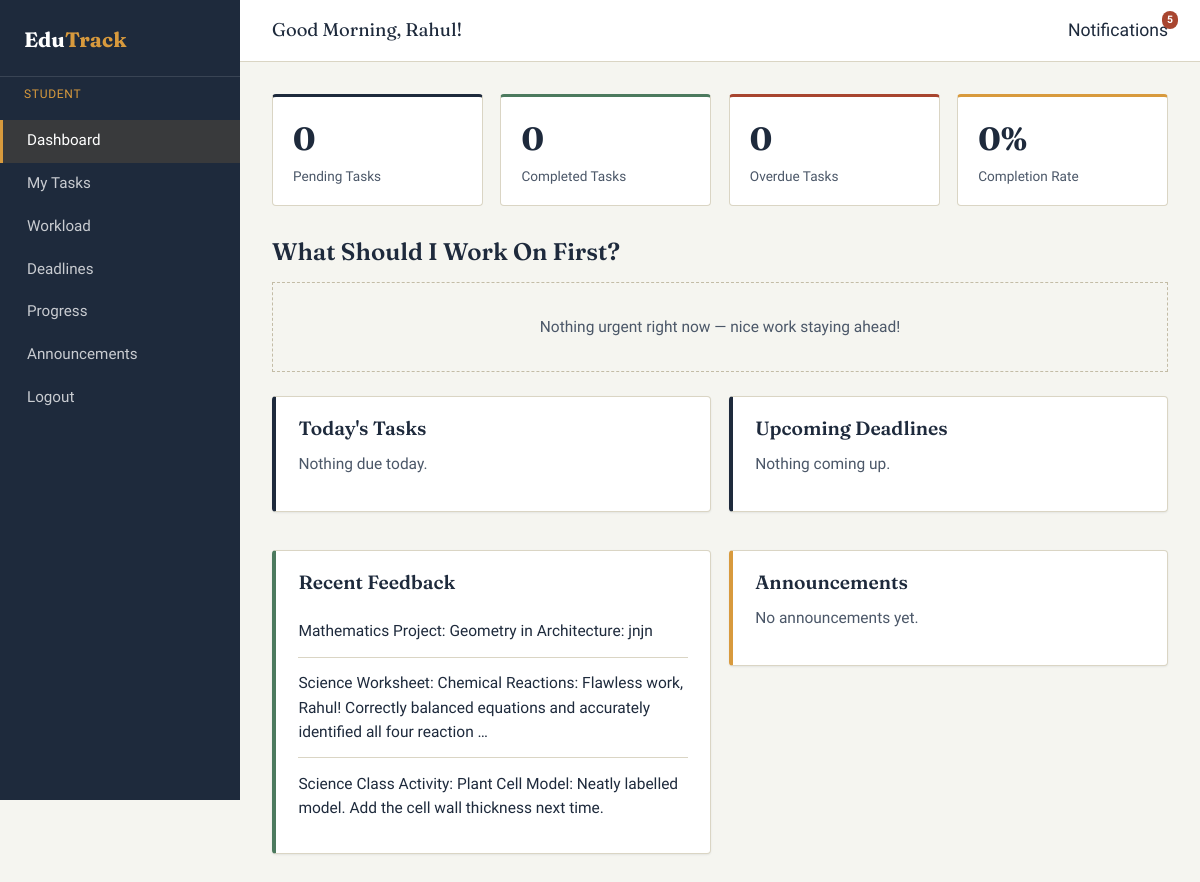
/dashboard/student/ (signed in), run on the app's committed database.
### submissions/models.py (models this page shows, shortened)
class Submission(models.Model):
    task = models.ForeignKey('tasks.Task', on_delete=models.CASCADE, related_name='submissions')
    student = models.ForeignKey('accounts.StudentProfile', on_delete=models.CASCADE, related_name='submissions')
    text_answer = models.TextField(blank=True)
    file = models.FileField(upload_to=submission_file_path, blank=True, null=True)
    image = models.ImageField(upload_to=submission_image_path, blank=True, null=True)
    status = models.CharField(max_length=20, choices=STATUS_CHOICES, default='pending')
    marks_obtained = models.PositiveIntegerField(null=True, blank=True)
    feedback = models.TextField(blank=True)
    is_resubmission_allowed = models.BooleanField(default=False)
    submission_count = models.PositiveIntegerField(default=0)
    submitted_at = models.DateTimeField(null=True, blank=True)
    reviewed_at = models.DateTimeField(null=True, blank=True)
    created_at = models.DateTimeField(auto_now_add=True)
    updated_at = models.DateTimeField(auto_now=True)
    class Meta:
        unique_together = ('task', 'student')
        ordering = ['-updated_at']

### tasks/models.py (models this page shows, shortened)
class Task(models.Model):
    title = models.CharField(max_length=200)
    description = models.TextField(blank=True)
    teacher = models.ForeignKey('accounts.TeacherProfile', on_delete=models.CASCADE, related_name='tasks')
    subject = models.ForeignKey('academics.Subject', on_delete=models.CASCADE, related_name='tasks')
    class_assigned = models.ForeignKey(
        'academics.ClassRoom', on_delete=models.SET_NULL, null=True, blank=True, related_name='tasks'
    )
    student = models.ForeignKey(
        'accounts.StudentProfile', on_delete=models.SET_NULL, null=True, blank=True, related_name='individual_tasks',
        help_text='Set this to assign the task to a single student instead of a whole class.'
    )
    task_type = models.CharField(max_length=20, choices=TASK_TYPE_CHOICES, default='homework')
    difficulty = models.CharField(max_length=10, choices=DIFFICULTY_CHOICES, default='medium')
    importance = models.CharField(max_length=10, choices=IMPORTANCE_CHOICES, default='normal')
    estimated_hours = models.DecimalField(max_digits=4, decimal_places=1, default=1.0,
                                           help_text='Estimated completion time, in hours.')
    max_marks = models.PositiveIntegerField(default=10)
    due_date = models.DateTimeField()
    attachment = models.FileField(upload_to=task_attachment_path, blank=True, null=True)
    created_at = models.DateTimeField(auto_now_add=True)
    updated_at = models.DateTimeField(auto_now=True)
    class Meta:
        ordering = ['due_date']

### dashboard/views.py (the view)
# urls.py: path('student/', views.student_dashboard, name='student_dashboard'),
@student_required
def student_dashboard(request):
    student = request.user.student_profile
    buckets = services.student_task_buckets(student)
    priority_tasks = services.smart_priority_for_student(student)
    conflicts = services.deadline_conflicts(student)
    missed = services.missed_task_warning(student)
    feedback = services.recent_feedback(student)
    from notifications.views import _announcements_for_user
    announcements = _announcements_for_user(request.user)[:5]
    return render(request, 'dashboard/student_dashboard.html', {
        **buckets,
        'priority_tasks': [(t, t.smart_priority_reason()) for t in priority_tasks],
        'conflicts': conflicts,
        'missed': missed,
        'feedback': feedback,
        'announcements': announcements,
    })

### dashboard/services.py (called while the page is built, shortened)
def get_tasks_for_student(student):
    return list(Task.objects.filter(
        Q(student=student) | Q(class_assigned__students=student)
    ).distinct().select_related('subject', 'teacher__user'))

def get_submission_map(student):
    return {s.task_id: s for s in Submission.objects.filter(student=student)}

def student_task_buckets(student):
    now = timezone.now()
    today_end = now.replace(hour=23, minute=59, second=59)
    tasks = get_tasks_for_student(student)
    sub_map = get_submission_map(student)
    pending, completed, overdue, today, upcoming = [], [], [], [], []
    upcoming.sort(key=lambda t: t.due_date)
    total = len(tasks)
    completion_rate = round((len(completed) / total) * 100, 1) if total else 0
    return {
        'all_tasks': tasks,
        'pending': pending,
        'completed': completed,
        'overdue': overdue,
        'today': today,
        'upcoming': upcoming[:5],
        'completion_rate': completion_rate,
        'sub_map': sub_map,
    }

def smart_priority_for_student(student, limit=3):
    now = timezone.now()
    sub_map = get_submission_map(student)
    tasks = get_tasks_for_student(student)
    actionable = [
        t for t in tasks
        if task_status(t, sub_map) in ('pending', 'in_progress', 'overdue')
    ]
    actionable.sort(key=lambda t: t.smart_priority_score(), reverse=True)
    return actionable[:limit]

def deadline_conflicts(student, window_hours=24):
    now = timezone.now()
    window_end = now + timedelta(hours=window_hours)
    sub_map = get_submission_map(student)
    tasks = get_tasks_for_student(student)
    clustered = [
        t for t in tasks
        if now <= t.due_date <= window_end and task_status(t, sub_map) in ('pending', 'in_progress')
    ]
    total_hours = sum(float(t.estimated_hours) for t in clustered)
    conflict = len(clustered) >= 2 and total_hours >= 3
    return {
        'conflict': conflict,
        'tasks': clustered,
        'total_hours': round(total_hours, 1),
        'window_hours': window_hours,
    }

def missed_task_warning(student, lookback_days=14, threshold=3):
    now = timezone.now()
    lookback_start = now - timedelta(days=lookback_days)
    sub_map = get_submission_map(student)
    tasks = get_tasks_for_student(student)
    missed = [
        t for t in tasks
        if t.due_date >= lookback_start and t.due_date <= now and task_status(t, sub_map) == 'overdue'
    ]
    return {'count': len(missed), 'tasks': missed, 'warn': len(missed) >= threshold}

### dashboard/templates/dashboard/student_dashboard.html (shortened to what this page needs)
{% extends "base.html" %}
{% block topbar_title %}Good Morning, {{ user.first_name|default:user.username }}!{% endblock %}
{% block content %}
<div class="grid grid-cols-4">
  <div class="stat-card accent-ink"><span class="value">{{ pending|length }}</span><span class="label">Pending Tasks</span></div>
  <div class="stat-card accent-sage"><span class="value">{{ completed|length }}</span><span class="label">Completed Tasks</span></div>
  <div class="stat-card accent-brick"><span class="value">{{ overdue|length }}</span><span class="label">Overdue Tasks</span></div>
  <div class="stat-card accent-marigold"><span class="value">{{ completion_rate }}%</span><span class="label">Completion Rate</span></div>
</div>
<div class="section-title"><h2>What Should I Work On First?</h2></div>
{% for t, reason in priority_tasks %}
  <div class="card priority-card priority-{{ t.smart_priority_label|lower }}">
    <div class="flex-between">
      <strong><a href="{% url 'tasks:student_task_detail' t.pk %}">{{ t.title }}</a></strong>
      <span class="badge badge-{{ t.smart_priority_label|lower }}">{{ t.smart_priority_label }}</span>
    </div>
    <p class="reason">{{ reason }}</p>
  </div>
{% empty %}
  <div class="empty-state">Nothing urgent right now — nice work staying ahead!</div>
{% endfor %}
<div class="grid grid-cols-2" style="align-items:start; margin-top:1.5rem;">
  <div class="card">
    <h3>Today's Tasks</h3>
    {% for t in today %}
      <div class="task-row"><span>{{ t.title }}</span><span class="task-meta">{{ t.due_date|date:"H:i" }}</span></div>
    {% empty %}<p class="muted">Nothing due today.</p>{% endfor %}
  </div>
  <div class="card">
    <h3>Upcoming Deadlines</h3>
    {% for t in upcoming %}
      <div class="task-row"><span>{{ t.title }}</span><span class="task-meta">{{ t.due_date|date:"d M" }}</span></div>
    {% empty %}<p class="muted">Nothing coming up.</p>{% endfor %}
  </div>
  <div class="card card--sage">
    <h3>Recent Feedback</h3>
    {% for f in feedback %}
      <div class="task-row"><span>{{ f.task.title }}: {{ f.feedback|truncatewords:12 }}</span></div>
    {% empty %}<p class="muted">No feedback yet.</p>{% endfor %}
  </div>
  <div class="card card--accent">
    <h3>Announcements</h3>
    {% for a in announcements %}
      <div class="task-row"><span>{{ a.title }}</span><span class="task-meta">{{ a.created_at|date:"d M" }}</span></div>
    {% empty %}<p class="muted">No announcements yet.</p>{% endfor %}
  </div>
</div>
{% endblock %}

### static/css/style.css (style rules this page uses)
:root { --ink: #1E2A3C; --ink-soft: #4B5768; --paper: #F5F5F0; --paper-raised: #FFFFFF; --rule: #DAD5C4; --rule-strong: #C3BCA6; --marigold: #D89A3D; --marigold-deep: #B87C24; --sage: #4C7A5E; --sage-deep: #386047; --brick: #A8452F; --brick-deep: #8A3623; --radius-sm: 4px; --radius-md: 6px; --shadow-card: 0 1px 2px rgba(30, 42, 60, 0.08); --font-display: 'Fraunces', Georgia, serif; --font-body: 'Work Sans', -apple-system, BlinkMacSystemFont, 'Segoe UI', sans-serif; }
* { box-sizing: border-box; }
html, body { margin: 0; padding: 0; }
body { font-family: var(--font-body); background: var(--paper); color: var(--ink); line-height: 1.55; font-size: 15.5px; }
h1, h2, h3, h4 { font-family: var(--font-display); color: var(--ink); margin: 0 0 0.5em 0; font-weight: 600; line-height: 1.2; }
h2 { font-size: 1.5rem; }
h3 { font-size: 1.2rem; }
p { margin: 0 0 1em 0; max-width: 68ch; }
.card { background: var(--paper-raised); border: 1px solid var(--rule); border-left: 4px solid var(--ink); border-radius: var(--radius-sm); padding: 1.25rem 1.4rem; box-shadow: var(--shadow-card); margin-bottom: 1.25rem; }
.card h3 { margin-bottom: 0.75rem; }
.card--accent { border-left-color: var(--marigold); }
.card--sage { border-left-color: var(--sage); }
.grid { display: grid; gap: 1.1rem; }
.grid-cols-4 { grid-template-columns: repeat(4, 1fr); }
.grid-cols-2 { grid-template-columns: repeat(2, 1fr); }
.stat-card { background: var(--paper-raised); border: 1px solid var(--rule); border-radius: var(--radius-sm); padding: 1.1rem 1.25rem; text-align: left; }
.stat-card .value { font-family: var(--font-display); font-size: 2rem; font-weight: 700; color: var(--ink); display: block; }
.stat-card .label { color: var(--ink-soft); font-size: 0.85rem; }
.stat-card.accent-marigold { border-top: 3px solid var(--marigold); }
.stat-card.accent-sage { border-top: 3px solid var(--sage); }
.stat-card.accent-brick { border-top: 3px solid var(--brick); }
.stat-card.accent-ink { border-top: 3px solid var(--ink); }
.section-title { display: flex; justify-content: space-between; align-items: baseline; margin: 2rem 0 0.9rem 0; }
.section-title h2 { margin: 0; }
.task-row { display: flex; justify-content: space-between; align-items: center; gap: 1rem; padding: 0.85rem 0; border-bottom: 1px solid var(--rule); }
.task-row:last-child { border-bottom: none; }
.muted { color: var(--ink-soft); }
.empty-state { padding: 2rem; text-align: center; color: var(--ink-soft); border: 1px dashed var(--rule-strong); }

### data on the page
Submission: task "Mathematics Project: Geometry in Architecture", feedback "jnjn"
Submission: task "Science Worksheet: Chemical Reactions", feedback "Flawless work, Rahul! Correctly balanced equations and accurately identified all four reaction …"
Submission: task "Science Class Activity: Plant Cell Model", feedback "Neatly labelled model. Add the cell wall thickness next time."

### other printed values
{{ user.first_name|default:user.username }} "Rahul"
{{ nav_unread_count }} "5"
{{ pending|length }} "0"
{{ completed|length }} "0"
{{ overdue|length }} "0"
{{ completion_rate }} "0"
